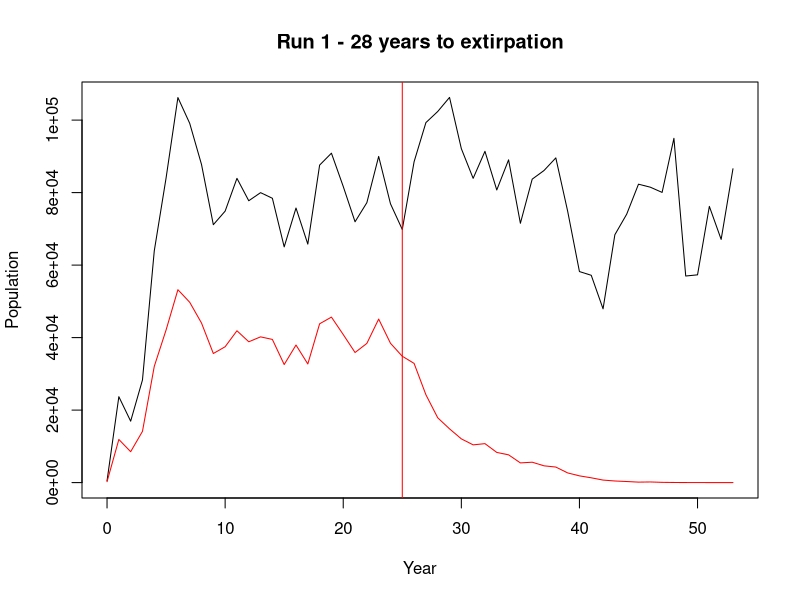
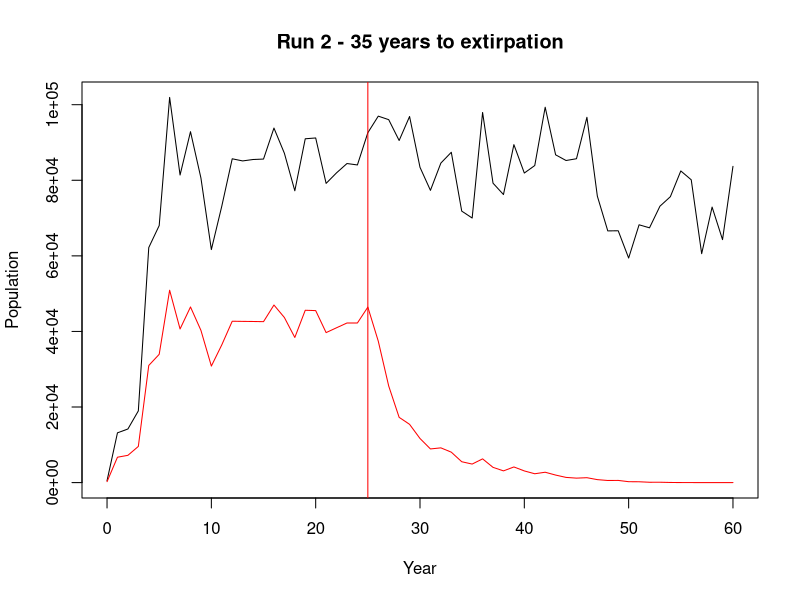

Generate these figures, in order, with R: (Note: a time limit stopped this script after it produced the figures.)
#parameters----

#maturity parameters
lm50 <- 250
lm95 <- 308

#Von Bert parameters
lInf <- 726.7
rate <- .1437
tZero <- -.04422

# Simulation begins with age-2 fish, sex is randomly chosen
# K is implemented using the Beverton-Holt recruitment model (K=(R0-1)*M))
startingFish <- 500
k <- 100000

# Treatment years are when YY fish are stocked and suppression is applied, if applicable
burnInYears <- 25
treatmentYears <- 100
afterYears <- 25

# YY survival is calculated as a proportion of wild pikeminnow survival
#   (1=equivalent survival rate to wild fish)
wildMortality <- 0.57873786895
yySurvival <- 1

# YY fish are stocked at age 1
numFyy <- 1000
numMyy <- 20000

# Suppression is size-selective based on WNRD 2022 efforts 
# Suppression level = relative probability of a fish being suppressed at length l
#   (for any length l, double the level = double the probability of suppression)
# Suppression probability scales inverse to population 
#   (1/2 the population = 2x the probability for each fish at the same level)
# A level of 1 roughly corresponds to WNRD 2022 efforts (~500 removed)
# Stocked fish cannot be suppressed
suppressionLevel <- 5

# Choose how many simulations will be run and how many will be plotted
# On the plots, black line = total population, red line = wild-type females
# You will get a report summarizing the results of all simulations
numSimulations <- 10
numPlots <- 10

#functions----

maturity <- function(inds) {
  lengths <- inds$length
  numFish <- length(lengths)
  probMature <- 1/(1+exp(log(19)*(lengths-lm50)/(lm50-lm95)))
  inds$mature<-rbinom(numFish, 1, probMature)
  inds
}

growth <- function(inds) {
  inds$age <- inds$age+1
  numFish <- length(inds$age)
  inds$length <- ifelse(inds$age > 1, lInf*(1-exp(-rate*(inds$age-tZero)))+rnorm(numFish, 0, 40), lInf*(1-exp(-rate*(inds$age-tZero)))+rnorm(numFish, 0, 14))
  inds
}

death <- function(inds) {
  numFish <- length(inds$age)
  inds$dead <- ifelse(inds$yy == 0, rbinom(numFish, 1, wildMortality), rbinom(numFish, 1, (1-((1-wildMortality)*yySurvival))))
  inds <- subset(inds, dead==0)
  inds
}

birth <- function(inds) {
  matureFxx <- nrow(subset(inds, mature == 1 & sex == 1 & yy == 0))
  matureMxy <- nrow(subset(inds, mature == 1 & sex == 0 & yy == 0))
  matureFyy <- nrow(subset(inds, mature == 1 & sex == 1 & yy == 1))
  matureMyy <- nrow(subset(inds, mature == 1 & sex == 0 & yy == 1))
  
  totalPairs <- matureFxx+matureFyy
  if (totalPairs == 0) {
    return(inds)
  }
  spawners <- totalPairs*2
  
  newFish <- (((sqrt(k)+1)*spawners)/(1+spawners/(sqrt(k))))/2+rnorm(1,0,k/10)
  if (newFish <= 0) {
     return(inds)
  }
  
  percMyy <- matureMyy/(matureMyy+matureMxy)
  percFyy <- matureFyy/(matureFyy+matureFxx)
  percBothyy <- percMyy*percFyy
  
  pairsBothyy <- rbinom(1,totalPairs,percBothyy)
  pairsFxxMyy <- rbinom(1,(totalPairs-pairsBothyy),percMyy)
  pairsFyyMxy <- rbinom(1,(totalPairs-pairsBothyy-pairsFxxMyy),percFyy)
  pairsWild <- (totalPairs-pairsBothyy-pairsFxxMyy-pairsFyyMxy)

  recruitsBothyy <- round((newFish*(pairsBothyy/totalPairs)), 0)
  recruitsFxxMyy <- round((newFish*(pairsFxxMyy/totalPairs)), 0)
  recruitsFyyMxy <- round((newFish*(pairsFyyMxy/totalPairs)), 0)
  recruitsWild <- (newFish-recruitsBothyy-recruitsFxxMyy-recruitsFyyMxy)

  if(recruitsBothyy > 0) {
    newFish_Bothyy <- data.frame(age=rep(0, recruitsBothyy), sex=rep(0, recruitsBothyy), length=rep(0, recruitsBothyy), mature=rep(0,recruitsBothyy), dead=rep(0, recruitsBothyy), yy=rep(1, recruitsBothyy), stocked=rep(0, recruitsBothyy))
    inds <- rbind(inds, newFish_Bothyy);
  }

  if(recruitsFxxMyy > 0) {
    newFish_FxxMyy <- data.frame(age=rep(0, recruitsFxxMyy), sex=rep(0, recruitsFxxMyy), length=rep(0, recruitsFxxMyy), mature=rep(0, recruitsFxxMyy), dead=rep(0, recruitsFxxMyy), yy=rep(0, recruitsFxxMyy), stocked=rep(0, recruitsFxxMyy))
    inds <- rbind(inds, newFish_FxxMyy);
  }

  if(recruitsFyyMxy > 0) {
    newFish_FyyMxy <- data.frame(age=rep(0, recruitsFyyMxy), sex=rep(0, recruitsFyyMxy), length=rep(0, recruitsFyyMxy), mature=rep(0, recruitsFyyMxy), dead=rep(0, recruitsFyyMxy), yy=rbinom(recruitsFyyMxy, 1, 0.5), stocked=rep(0, recruitsFyyMxy))
    inds <- rbind(inds, newFish_FyyMxy);
  }

  if(recruitsWild > 0) {
    newFish_Wild<- data.frame(age=rep(0, recruitsWild), sex=rbinom(recruitsWild, 1, 0.5), length=rep(0, recruitsWild), mature=rep(0, recruitsWild), dead=rep(0, recruitsWild), yy=rep(0, recruitsWild), stocked=rep(0, recruitsWild))
    inds <- rbind(inds, newFish_Wild);
  }
  inds
}

stockYY <- function(inds){
  if (numMyy > 0) {new_Myy <- data.frame(age=rep(1, numMyy), sex=rep(0, numMyy), length=rep(0, numMyy), mature=rep(0, numMyy), dead=rep(0, numMyy), yy=rep(1, numMyy), stocked=rep(1,numMyy)); inds <- rbind(inds, new_Myy)}
  if (numFyy > 0) {new_Fyy <- data.frame(age=rep(1, numFyy), sex=rep(1, numFyy), length=rep(0, numFyy), mature=rep(0, numFyy), dead=rep(0, numFyy), yy=rep(1, numFyy), stocked=rep(1,numFyy)); inds <- rbind(inds, new_Fyy)}
  inds
}

suppress <-function(inds) {
  lengths <- inds$length
  numFish <- length(lengths)
  suppressProb <-  (0.00008526*1.025^(.8753*(lengths))+.01753)*suppressionLevel*0.1877*(1/(nrow(inds)/80000))
  suppressProb <- ifelse(suppressProb>1, 1, suppressProb)
  inds$dead <- ifelse(inds$stocked==1, 0, rbinom(numFish, 1, suppressProb))
  #suppressed <- subset(inds, dead==1)
  #print(nrow(suppressed))
  inds <- subset(inds, dead==0)
  inds
}

#simulation----

plotYears <- sample.int(numSimulations, numPlots)
cat("\nSimulation runs to be plotted:", sort(plotYears), "\n")

yearsToElim <- c()
startTime <- Sys.time()

for (y in 1:numSimulations) {
  inds <- data.frame(age=rep(2, startingFish), sex=rbinom(startingFish,1,0.5), length=rep(0,startingFish), mature=rep(0,startingFish), dead=rep(0,startingFish), yy=rep(0,startingFish), stocked=rep(0,startingFish))
  eliminationYear <- 0
  Population <- c(startingFish)
  numFxx <- nrow(subset(inds, sex == 1 & yy == 0))
  
  for (year in 1:(burnInYears+treatmentYears+afterYears)) {
    if (year > burnInYears && year <= (burnInYears+treatmentYears)) {
      if (suppressionLevel>0) {inds <- suppress(inds)}
      inds <- stockYY(inds)
    }
    
    if (nrow(subset(inds, sex == 1 & yy == 0)) == 0) {
      Population <- append(Population, nrow(inds))
      numFxx <- append(numFxx, 0)
      eliminationYear <- year
      break
    }
    
    inds <- death(inds)
    inds <- growth(inds)
    inds <- maturity(inds)
    inds <- birth(inds)
    
    Population <- append(Population, nrow(inds))
    numFxx <- append(numFxx, nrow(subset(inds, sex == 1 & yy == 0)))
  }
  
  Year <- 0:(burnInYears+treatmentYears+afterYears)
  Year <- (head(Year,(length(Population))))
  numFxx <- (head(numFxx,(length(Population))))
  if(eliminationYear != 0) {yearsToElim <- append(yearsToElim, eliminationYear-burnInYears)}
  
  if (is.element(y, plotYears)) {
    plot(Year, Population, type='l', main=(ifelse(eliminationYear == 0, (paste("Run", y, "- Not Extirpated. Min. Females:", min(tail(numFxx,(treatmentYears+afterYears))))), (paste("Run", y, "-", (eliminationYear-burnInYears), "years to extirpation")))), ylim=c(0,max(Population)))
    lines(Year, numFxx, type='l', col="red")
    abline(v=burnInYears, col="red")
    abline(v=burnInYears+treatmentYears, col="red")
  }
}
endTime <- Sys.time()
timeTaken <- round(difftime(endTime, startTime, units='secs'), digits=2)

#analysis----

cat("\nTotal Execution Time: ", timeTaken, " seconds (", round(timeTaken/numSimulations, digits=2), " seconds per run)", sep='')
cat("\nExtirpation Percentage: ", (((length(yearsToElim))/numSimulations)*100), "% (", length(yearsToElim), "/", numSimulations, " runs)\n", sep='')
if (is.null(yearsToElim) == FALSE) {cat("Of Extirpating Runs, Mean: ", (mean(yearsToElim)), " years, SD: ", (sd(yearsToElim)), ", Range: ", (range(yearsToElim)[1]), "-", (range(yearsToElim)[2]),  sep='')}
